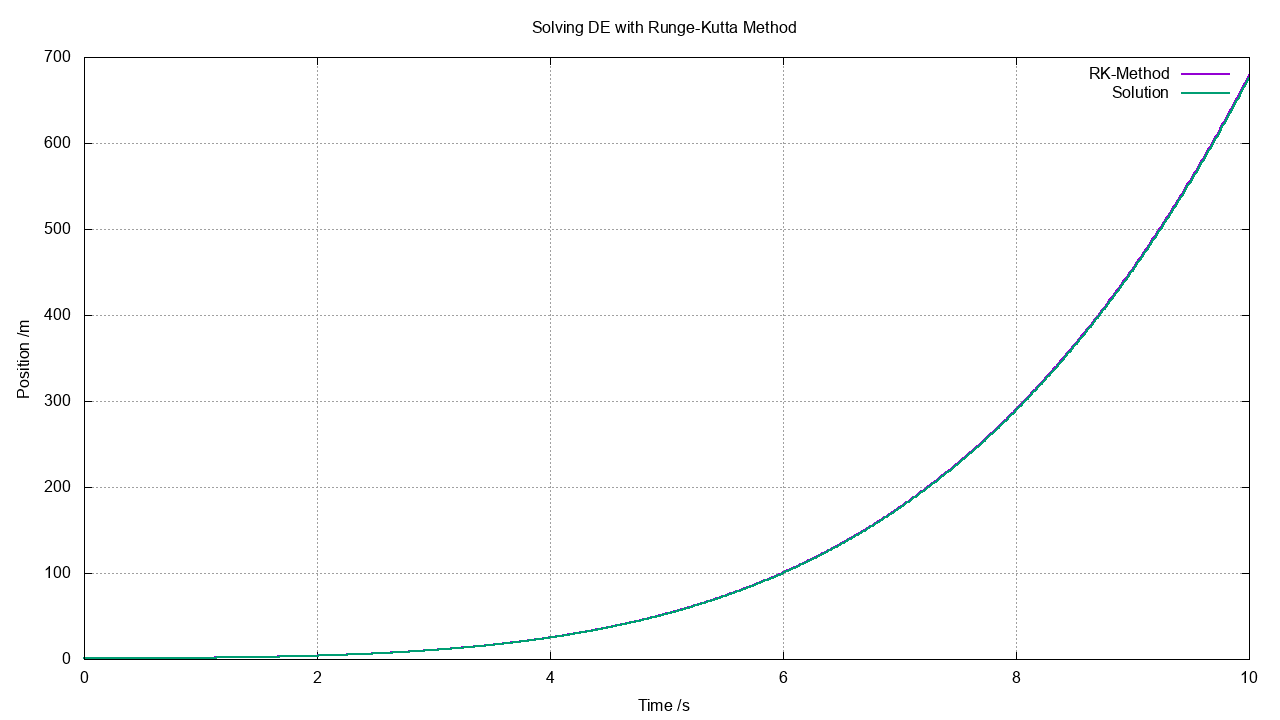

Recreate this plot in gnuplot.
set title "Solving DE with Runge-Kutta Method"
set xlabel "Time /s"
set ylabel "Position /m"
set grid

set terminal png size 1280,720
set output "ODE4.png"
plot "ODE4.dat" u 1:(column("RK-Method")) w l lw 2, "" u 1:(column("Solution")) w l lw 2


set terminal wxt background '#00222222'
plot "ODE4.dat" u 1:(column("RK-Method")) w l lw 2, "" u 1:(column("Solution")) w l lw 2
